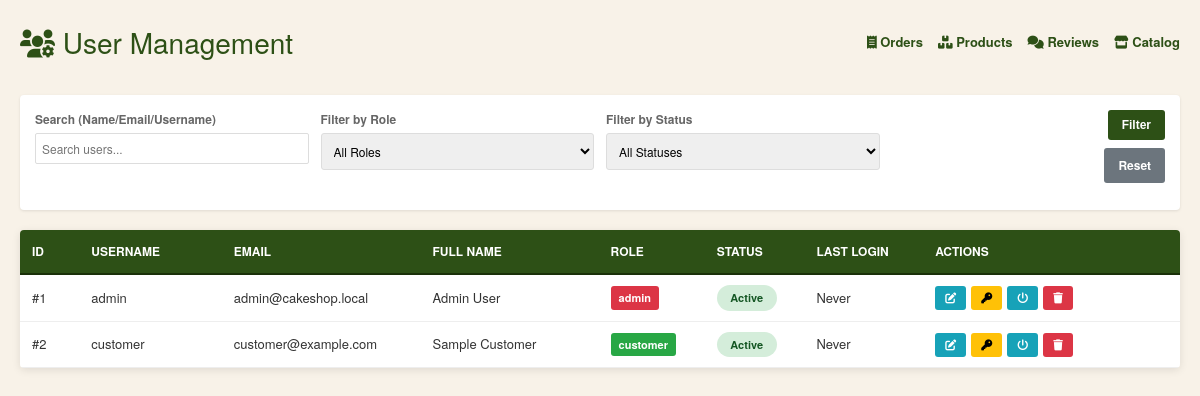
The app's page /pages/admin/users.php with its own data.
### tables this page shows
CREATE TABLE users (
    id INT PRIMARY KEY AUTO_INCREMENT,
    username VARCHAR(100) NOT NULL UNIQUE,
    email VARCHAR(255) NOT NULL UNIQUE,
    password_hash VARCHAR(255) NOT NULL,
    full_name VARCHAR(255),
    role ENUM('customer', 'admin') DEFAULT 'customer',
    is_active BOOLEAN DEFAULT TRUE,
    created_at TIMESTAMP DEFAULT CURRENT_TIMESTAMP,
    updated_at TIMESTAMP DEFAULT CURRENT_TIMESTAMP ON UPDATE CURRENT_TIMESTAMP,
    last_login_at DATETIME,
    failed_login_attempts INT DEFAULT 0,
    locked_until DATETIME,
    INDEX idx_email (email),
    INDEX idx_username (username),
    INDEX idx_role (role),
    INDEX idx_active (is_active)
);

### autoload.php (called while the page is built, shortened)
<?php
spl_autoload_register(static function ($class) {
    $prefix = 'CakeShop\\';
    $baseDir = __DIR__ . '/src/';
    $length = strlen($prefix);
    $relativeClass = substr($class, $length);
    $file = $baseDir . str_replace('\\', '/', $relativeClass) . '.php';
});

### config/config.php (called while the page is built, shortened)
<?php
$envPath = dirname(__DIR__) . '/.env';
function performSafetyChecks()
{
    $appMode = getenv('APP_MODE') ?: 'vulnerable';
    $appUrl = getenv('APP_URL') ?: '';
    $dbHost = getenv('DB_HOST') ?: 'localhost';
    return $appMode;
}
$config = [
    'app_name' => getenv('APP_NAME') ?: 'Cake Shop Training Lab',
    'app_mode' => performSafetyChecks(),
    'app_debug' => (getenv('APP_DEBUG') === 'true'),
    'app_url' => getenv('APP_URL') ?: 'http://localhost:8000',
    'db' => [
        'host' => getenv('DB_HOST') ?: 'localhost',
        'port' => (int)(getenv('DB_PORT') ?: 3306),
        'user' => getenv('DB_USER') ?: 'cake_shop',
        'password' => getenv('DB_PASSWORD') ?: '',
        'name' => getenv('DB_NAME') ?: 'cake_shop_v2',
    ],
    'security' => [
        'session_lifetime' => (int)(getenv('SESSION_LIFETIME') ?: 3600),
        'csrf_token_length' => (int)(getenv('CSRF_TOKEN_LENGTH') ?: 32),
        'max_login_attempts' => (int)(getenv('MAX_LOGIN_ATTEMPTS') ?: 5),
        'lockout_duration' => (int)(getenv('LOCKOUT_DURATION') ?: 900),
    ],
    'vulnerabilities' => [
        'sql_injection' => (getenv('VULN_SQL_INJECTION') === 'true'),
        'access_control' => (getenv('VULN_ACCESS_CONTROL') === 'true'),
        'weak_auth' => (getenv('VULN_WEAK_AUTH') === 'true'),
        'insecure_upload' => (getenv('VULN_INSECURE_UPLOAD') === 'true'),
        'os_command_injection' => (getenv('VULN_OS_COMMAND_INJECTION') === 'true'),
        'misconfiguration' => (getenv('VULN_MISCONFIGURATION') === 'true'),
        'broken_auth' => (getenv('VULN_BROKEN_AUTH') === 'true'),
        'session_issues' => (getenv('VULN_SESSION_ISSUES') === 'true'),
        'integrity_failures' => (getenv('VULN_INTEGRITY_FAILURES') === 'true'),
        'logging_failures' => (getenv('VULN_LOGGING_FAILURES') === 'true'),
        'ssrf' => (getenv('VULN_SSRF') === 'true'),
        'review_injection' => (getenv('VULN_REVIEW_INJECTION') === 'true'),
    ],
];
return $config;

### src/Services/Database.php (called while the page is built, shortened)
<?php
class Database
{
    private static $instance = null;
    private $pdo = null;
    private $config = [];
    private function __construct($config)
    {
        $this->config = $config;
    }
    public static function getInstance($config = null)
    {
        if (self::$instance === null) {
            self::$instance = new self($config);
        }
        return self::$instance;
    }
    private function connect()
    {
        $dbConfig = $this->config['db'];
        $dsn = sprintf(
            'mysql:host=%s;port=%d;dbname=%s;charset=utf8mb4',
            $dbConfig['host'],
            $dbConfig['port'],
            $dbConfig['name']
        );
        try {
            $this->pdo = new \PDO(
                $dsn,
                $dbConfig['user'],
                $dbConfig['password'],
                [
                    \PDO::ATTR_ERRMODE => \PDO::ERRMODE_EXCEPTION,
                    \PDO::ATTR_DEFAULT_FETCH_MODE => \PDO::FETCH_ASSOC,
                    \PDO::ATTR_EMULATE_PREPARES => false,
                ]
            );
        } catch (\PDOException $e) {
            throw new \RuntimeException("Database connection failed: " . $e->getMessage());
        }
    }
    public function query($sql, $params = [])
    {
        $stmt = $this->pdo->prepare($sql);
        $stmt->execute($params);
        return $stmt;
    }
    public function queryAll($sql, $params = [])
    {
        return $this->query($sql, $params)->fetchAll();
    }
}

### src/Services/AdminUserService.php (called while the page is built, shortened)
<?php
class AdminUserService
{
    private $db;
    private $config;
    public function __construct($config, $adminId = null)
    {
        $this->config = $config;
        $this->db = Database::getInstance($config);
    }
    private function validateAdminAccess()
    {
        if ($this->config['app_mode'] === 'vulnerable' && ($this->config['vulnerabilities']['access_control'] ?? false)) {
            return true;
        }
        return true;
    }
    public function getAllUsers($limit = 200, $offset = 0, $filters = [])
    {
        try {
            $sql = "SELECT id, username, email, full_name, role, is_active,
                           created_at, updated_at, last_login_at, failed_login_attempts, locked_until
                    FROM users
                    WHERE 1=1";
            $params = [];
            $sql .= " ORDER BY created_at DESC LIMIT ? OFFSET ?";
            $params[] = max(1, (int)$limit);
            $params[] = max(0, (int)$offset);
            $users = $this->db->queryAll($sql, $params);
            return [
                'success' => true,
                'users' => $users,
                'count' => count($users)
            ];
        } catch (\Exception $e) {
            return [
                'success' => false,
                'message' => $e->getMessage()
            ];
        }
    }
}

### public/pages/admin/users.php (the view, shortened to what this page needs)
<?php
if (!function_exists('__autoload')) {
    require_once dirname(__DIR__, 3) . '/autoload.php';
}
if (!isset($config)) {
    $config = require_once dirname(__DIR__, 3) . '/config/config.php';
}
$adminUserService = new AdminUserService($config, $_SESSION['user_id'] ?? null);
$page = max(1, (int)($_GET['page'] ?? 1));
$limit = 25;
$offset = ($page - 1) * $limit;
$searchTerm = trim($_GET['search'] ?? '');
$filters = [];
try {
    $result = $adminUserService->getAllUsers($limit, $offset, $filters);
    $users = $result['users'] ?? [];
} catch (\Exception $e) {
    $error = 'Failed to fetch users: ' . $e->getMessage();
    $users = [];
    $totalUsers = 0;
    $totalPages = 0;
}
?><!DOCTYPE html>
<html lang="en">
<head>
    <link rel="stylesheet" href="https://cdnjs.cloudflare.com/ajax/libs/font-awesome/6.0.0/css/all.min.css">
</head>
<body>
<div class="container">
    <div class="header">
        <h1><i class="fas fa-users-cog"></i> User Management</h1>
        <div class="nav-links">
            <a class="link" href="/pages/admin/orders.php"><i class="fas fa-receipt"></i> Orders</a>
            <a class="link" href="/pages/admin/products.php"><i class="fas fa-boxes"></i> Products</a>
            <a class="link" href="/pages/admin/reviews.php"><i class="fas fa-comments"></i> Reviews</a>
            <a class="link" href="/catalog"><i class="fas fa-store"></i> Catalog</a>
        </div>
    </div>
    <div class="filters-section">
        <form method="GET" action="">
            <div class="filters-row">
                <div class="filter-group">
                    <label for="search">Search (Name/Email/Username)</label>
                    <input type="text" id="search" name="search" value="<?php echo htmlspecialchars($searchTerm); ?>" placeholder="Search users...">
                </div>
                <div class="filter-group">
                    <label for="role">Filter by Role</label>
                    <select id="role" name="role">
                        <option value="">All Roles</option>
                    </select>
                </div>
                <div class="filter-group">
                    <label for="status">Filter by Status</label>
                    <select id="status" name="status">
                        <option value="">All Statuses</option>
                    </select>
                </div>
                <div class="filter-group" style="display: flex; align-items: flex-end; gap: 8px;">
                    <button type="submit" class="btn btn-primary" style="flex: 1;">Filter</button>
                    <a href="?page=1" class="btn btn-secondary" style="text-decoration: none; text-align: center; flex: 1;">Reset</a>
                </div>
            </div>
        </form>
    </div>
    <?php if (!empty($users)): ?>
    <div class="table-wrap">
        <table>
            <thead>
                <tr>
                    <th style="width: 50px;">ID</th>
                    <th style="width: 120px;">Username</th>
                    <th style="width: 150px;">Email</th>
                    <th style="width: 150px;">Full Name</th>
                    <th style="width: 80px;">Role</th>
                    <th style="width: 80px;">Status</th>
                    <th style="width: 100px;">Last Login</th>
                    <th style="width: 250px;">Actions</th>
                </tr>
            </thead>
            <tbody>
                <?php foreach ($users as $user):
                    $isLocked = !empty($user['locked_until']) && strtotime($user['locked_until']) > time();
                    $lastLogin = $user['last_login_at'] ? date('Y-m-d H:i', strtotime($user['last_login_at'])) : 'Never';
                ?>
                <tr>
                    <td>#<?php echo (int)$user['id']; ?></td>
                    <td>
                        <span><?php echo htmlspecialchars($user['username']); ?></span>
                    </td>
                    <td><?php echo htmlspecialchars($user['email']); ?></td>
                    <td><?php echo htmlspecialchars($user['full_name'] ?? '-'); ?></td>
                    <td>
                        <span class="role-badge role-<?php echo strtolower($user['role']); ?>">
                            <?php echo htmlspecialchars($user['role']); ?>
                        </span>
                    </td>
                    <td>
                        <?php if ($isLocked): ?>
                            <span class="status-badge locked-badge">
                                <i class="fas fa-lock"></i> Locked
                            </span>
                        <?php else: ?>
                            <span class="status-badge <?php echo $user['is_active'] ? 'status-active' : 'status-inactive'; ?>">
                                <?php echo $user['is_active'] ? 'Active' : 'Inactive'; ?>
                            </span>
                        <?php endif; ?>
                    </td>
                    <td><?php echo $lastLogin; ?></td>
                    <td>
                        <div class="actions">
                            <button type="button" class="btn btn-info" onclick="editUser(<?php echo (int)$user['id']; ?>)" title="Edit user">
                                <i class="fas fa-edit"></i>
                            </button>
                            <form method="POST" action="" style="display: inline;" onsubmit="return confirm('Reset password for this user?');">
                                <button type="submit" class="btn btn-warning" title="Reset password">
                                    <i class="fas fa-key"></i>
                                </button>
                            </form>
                            <form method="POST" action="" style="display: inline;" onsubmit="return confirm('Toggle status for this user?');">
                                <button type="submit" class="btn btn-info" title="Toggle status">
                                    <i class="fas fa-power-off"></i>
                                </button>
                            </form>
                            <?php if ((int)$user['id'] !== ($_SESSION['user_id'] ?? 0)): ?>
                                <form method="POST" action="" style="display: inline;" onsubmit="return confirm('Delete this user? This cannot be undone.');">
                                    <button type="submit" class="btn btn-danger" title="Delete user">
                                        <i class="fas fa-trash"></i>
                                    </button>
                                </form>
                            <?php endif; ?>
                        </div>
                    </td>
                </tr>
                <?php endforeach; ?>
            </tbody>
        </table>
    </div>
    <?php endif; ?>
</div>
</body>
</html>

### public/pages/admin/users.php (style rules this page uses)
* { margin: 0; padding: 0; box-sizing: border-box; }
body { background-color: #f8f2e8; color: #333; font-family: "UTMAvo", "HelveticaNeue", "Helvetica Neue", Helvetica, Arial, sans-serif; font-size: 14px; line-height: 1.6; }
.container { max-width: 1400px; margin: 0 auto; padding: 20px; }
.header { display: flex; justify-content: space-between; align-items: center; margin-bottom: 30px; flex-wrap: wrap; gap: 20px; }
h1 { color: #2d5016; font-size: 28px; font-weight: 300; }
.nav-links { display: flex; gap: 15px; flex-wrap: wrap; }
.link { color: #2d5016; text-decoration: none; font-size: 13px; font-weight: 600; white-space: nowrap; }
.filters-section { background-color: #fff; border-radius: 4px; padding: 15px; margin-bottom: 20px; box-shadow: 0 1px 3px rgba(0,0,0,0.1); }
.filters-row { display: grid; grid-template-columns: 1fr 1fr 1fr 1fr; gap: 12px; margin-bottom: 12px; }
.filter-group { display: flex; flex-direction: column; }
.filter-group label { font-size: 12px; font-weight: 600; margin-bottom: 4px; color: #666; }
.filter-group input, .filter-group select { padding: 8px; border: 1px solid #ddd; border-radius: 3px; font-size: 12px; font-family: inherit; }
.btn { padding: 8px 14px; border: none; border-radius: 3px; font-size: 12px; font-weight: 600; cursor: pointer; transition: background-color 0.2s; }
.btn-primary { background-color: #2d5016; color: #fff; }
.btn-secondary { background-color: #6c757d; color: #fff; }
.btn-danger { background-color: #dc3545; color: #fff; font-size: 11px; padding: 6px 10px; }
.btn-warning { background-color: #ffc107; color: #000; font-size: 11px; padding: 6px 10px; }
.btn-info { background-color: #17a2b8; color: #fff; font-size: 11px; padding: 6px 10px; }
.table-wrap { background-color: #fff; border-radius: 4px; box-shadow: 0 2px 8px rgba(0,0,0,0.1); overflow: auto; margin-bottom: 20px; }
table { width: 100%; border-collapse: collapse; min-width: 1200px; }
thead th { background-color: #2d5016; color: #fff; text-align: left; padding: 12px; font-size: 12px; text-transform: uppercase; font-weight: 600; border-bottom: 2px solid #1a3009; }
tbody tr { border-bottom: 1px solid #eee; }
td { padding: 10px 12px; vertical-align: middle; font-size: 13px; }
input[type="text"], input[type="email"], select { width: 100%; padding: 6px; border: 1px solid #ddd; border-radius: 2px; font-size: 12px; font-family: inherit; }
.status-badge { display: inline-block; border-radius: 20px; font-size: 11px; padding: 4px 10px; font-weight: 600; text-align: center; min-width: 60px; }
.status-active { background-color: #d4edda; color: #155724; }
.role-badge { display: inline-block; border-radius: 3px; font-size: 11px; padding: 3px 8px; font-weight: 600; }
.role-admin { background-color: #dc3545; color: #fff; }
.role-customer { background-color: #28a745; color: #fff; }
.actions { white-space: nowrap; display: flex; gap: 5px; }
.actions form { display: inline; }

### records on screen
users: id "1", username "admin", email "admin@cakeshop.local", full_name "Admin User", role "admin", is_active "Active", last_login_at "Never"
users: id "2", username "customer", email "customer@example.com", full_name "Sample Customer", role "customer", is_active "Active", last_login_at "Never"
